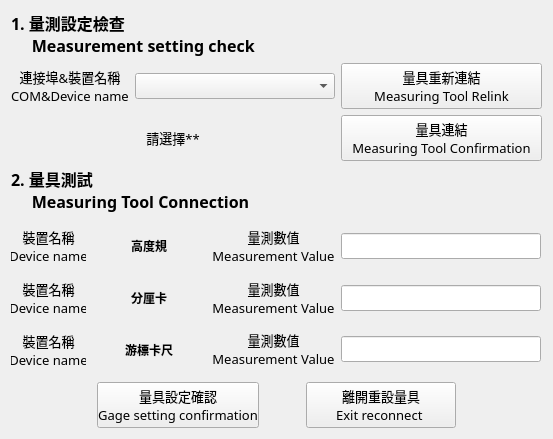
<?xml version="1.0" encoding="UTF-8"?>
<ui version="4.0">
 <class>Form</class>
 <widget class="QWidget" name="Form">
  <property name="geometry">
   <rect>
    <x>0</x>
    <y>0</y>
    <width>553</width>
    <height>439</height>
   </rect>
  </property>
  <property name="windowTitle">
   <string>Form</string>
  </property>
  <layout class="QGridLayout" name="gridLayout_2">
   <item row="0" column="0" colspan="7">
    <layout class="QGridLayout" name="gridLayout">
     <item row="2" column="0" colspan="5">
      <widget class="QLabel" name="label_2">
       <property name="sizePolicy">
        <sizepolicy hsizetype="MinimumExpanding" vsizetype="Fixed">
         <horstretch>0</horstretch>
         <verstretch>0</verstretch>
        </sizepolicy>
       </property>
       <property name="font">
        <font>
         <family>微軟正黑體</family>
         <pointsize>10</pointsize>
         <weight>50</weight>
         <bold>false</bold>
        </font>
       </property>
       <property name="text">
        <string>請選擇**</string>
       </property>
       <property name="alignment">
        <set>Qt::AlignCenter</set>
       </property>
      </widget>
     </item>
     <item row="1" column="5">
      <widget class="QPushButton" name="Button_tool_connect_rest">
       <property name="sizePolicy">
        <sizepolicy hsizetype="Minimum" vsizetype="Maximum">
         <horstretch>0</horstretch>
         <verstretch>0</verstretch>
        </sizepolicy>
       </property>
       <property name="font">
        <font>
         <family>微軟正黑體</family>
         <pointsize>10</pointsize>
         <weight>50</weight>
         <bold>false</bold>
        </font>
       </property>
       <property name="text">
        <string>量具重新連結
Measuring Tool Relink</string>
       </property>
      </widget>
     </item>
     <item row="7" column="5" rowspan="2">
      <widget class="QLineEdit" name="lineEdit_toolvalue_3">
       <property name="sizePolicy">
        <sizepolicy hsizetype="Fixed" vsizetype="Fixed">
         <horstretch>0</horstretch>
         <verstretch>0</verstretch>
        </sizepolicy>
       </property>
       <property name="minimumSize">
        <size>
         <width>200</width>
         <height>0</height>
        </size>
       </property>
       <property name="font">
        <font>
         <family>微軟正黑體</family>
         <pointsize>10</pointsize>
        </font>
       </property>
       <property name="alignment">
        <set>Qt::AlignCenter</set>
       </property>
       <property name="readOnly">
        <bool>true</bool>
       </property>
      </widget>
     </item>
     <item row="6" column="0" colspan="2">
      <widget class="QLabel" name="label_15">
       <property name="sizePolicy">
        <sizepolicy hsizetype="Ignored" vsizetype="Ignored">
         <horstretch>0</horstretch>
         <verstretch>0</verstretch>
        </sizepolicy>
       </property>
       <property name="maximumSize">
        <size>
         <width>150</width>
         <height>16777215</height>
        </size>
       </property>
       <property name="font">
        <font>
         <family>微軟正黑體</family>
         <pointsize>10</pointsize>
         <weight>50</weight>
         <bold>false</bold>
        </font>
       </property>
       <property name="text">
        <string>裝置名稱
Device name</string>
       </property>
       <property name="scaledContents">
        <bool>false</bool>
       </property>
       <property name="alignment">
        <set>Qt::AlignCenter</set>
       </property>
      </widget>
     </item>
     <item row="7" column="2" rowspan="2" colspan="2">
      <widget class="QLabel" name="label_6">
       <property name="sizePolicy">
        <sizepolicy hsizetype="Fixed" vsizetype="Preferred">
         <horstretch>0</horstretch>
         <verstretch>0</verstretch>
        </sizepolicy>
       </property>
       <property name="maximumSize">
        <size>
         <width>150</width>
         <height>16777215</height>
        </size>
       </property>
       <property name="font">
        <font>
         <weight>75</weight>
         <italic>false</italic>
         <bold>true</bold>
         <underline>false</underline>
         <strikeout>false</strikeout>
        </font>
       </property>
       <property name="text">
        <string>游標卡尺</string>
       </property>
       <property name="textFormat">
        <enum>Qt::AutoText</enum>
       </property>
       <property name="alignment">
        <set>Qt::AlignCenter</set>
       </property>
      </widget>
     </item>
     <item row="4" column="0" rowspan="2" colspan="2">
      <widget class="QLabel" name="label_14">
       <property name="sizePolicy">
        <sizepolicy hsizetype="Ignored" vsizetype="Ignored">
         <horstretch>0</horstretch>
         <verstretch>0</verstretch>
        </sizepolicy>
       </property>
       <property name="maximumSize">
        <size>
         <width>150</width>
         <height>16777215</height>
        </size>
       </property>
       <property name="font">
        <font>
         <family>微軟正黑體</family>
         <pointsize>10</pointsize>
         <weight>50</weight>
         <bold>false</bold>
        </font>
       </property>
       <property name="text">
        <string>裝置名稱
Device name</string>
       </property>
       <property name="scaledContents">
        <bool>false</bool>
       </property>
       <property name="alignment">
        <set>Qt::AlignCenter</set>
       </property>
      </widget>
     </item>
     <item row="1" column="0" colspan="3">
      <widget class="QLabel" name="label">
       <property name="sizePolicy">
        <sizepolicy hsizetype="Fixed" vsizetype="Maximum">
         <horstretch>0</horstretch>
         <verstretch>0</verstretch>
        </sizepolicy>
       </property>
       <property name="font">
        <font>
         <family>微軟正黑體</family>
         <pointsize>10</pointsize>
         <weight>50</weight>
         <bold>false</bold>
        </font>
       </property>
       <property name="text">
        <string>連接埠&amp;裝置名稱
COM&amp;Device name</string>
       </property>
       <property name="alignment">
        <set>Qt::AlignCenter</set>
       </property>
      </widget>
     </item>
     <item row="4" column="4" rowspan="2">
      <widget class="QLabel" name="label_17">
       <property name="sizePolicy">
        <sizepolicy hsizetype="Fixed" vsizetype="Maximum">
         <horstretch>0</horstretch>
         <verstretch>0</verstretch>
        </sizepolicy>
       </property>
       <property name="maximumSize">
        <size>
         <width>150</width>
         <height>16777215</height>
        </size>
       </property>
       <property name="font">
        <font>
         <family>微軟正黑體</family>
         <pointsize>10</pointsize>
         <weight>50</weight>
         <bold>false</bold>
        </font>
       </property>
       <property name="text">
        <string>量測數值
Measurement Value</string>
       </property>
       <property name="alignment">
        <set>Qt::AlignCenter</set>
       </property>
      </widget>
     </item>
     <item row="7" column="0" rowspan="2" colspan="2">
      <widget class="QLabel" name="label_16">
       <property name="sizePolicy">
        <sizepolicy hsizetype="Ignored" vsizetype="Ignored">
         <horstretch>0</horstretch>
         <verstretch>0</verstretch>
        </sizepolicy>
       </property>
       <property name="maximumSize">
        <size>
         <width>150</width>
         <height>16777215</height>
        </size>
       </property>
       <property name="font">
        <font>
         <family>微軟正黑體</family>
         <pointsize>10</pointsize>
         <weight>50</weight>
         <bold>false</bold>
        </font>
       </property>
       <property name="text">
        <string>裝置名稱
Device name</string>
       </property>
       <property name="scaledContents">
        <bool>false</bool>
       </property>
       <property name="alignment">
        <set>Qt::AlignCenter</set>
       </property>
      </widget>
     </item>
     <item row="4" column="2" rowspan="2" colspan="2">
      <widget class="QLabel" name="label_3">
       <property name="sizePolicy">
        <sizepolicy hsizetype="Fixed" vsizetype="Preferred">
         <horstretch>0</horstretch>
         <verstretch>0</verstretch>
        </sizepolicy>
       </property>
       <property name="maximumSize">
        <size>
         <width>150</width>
         <height>16777215</height>
        </size>
       </property>
       <property name="font">
        <font>
         <weight>75</weight>
         <italic>false</italic>
         <bold>true</bold>
         <underline>false</underline>
         <strikeout>false</strikeout>
        </font>
       </property>
       <property name="text">
        <string>高度規</string>
       </property>
       <property name="textFormat">
        <enum>Qt::AutoText</enum>
       </property>
       <property name="alignment">
        <set>Qt::AlignCenter</set>
       </property>
      </widget>
     </item>
     <item row="6" column="4">
      <widget class="QLabel" name="label_18">
       <property name="sizePolicy">
        <sizepolicy hsizetype="Fixed" vsizetype="Maximum">
         <horstretch>0</horstretch>
         <verstretch>0</verstretch>
        </sizepolicy>
       </property>
       <property name="maximumSize">
        <size>
         <width>150</width>
         <height>16777215</height>
        </size>
       </property>
       <property name="font">
        <font>
         <family>微軟正黑體</family>
         <pointsize>10</pointsize>
         <weight>50</weight>
         <bold>false</bold>
        </font>
       </property>
       <property name="text">
        <string>量測數值
Measurement Value</string>
       </property>
       <property name="alignment">
        <set>Qt::AlignCenter</set>
       </property>
      </widget>
     </item>
     <item row="7" column="4" rowspan="2">
      <widget class="QLabel" name="label_19">
       <property name="sizePolicy">
        <sizepolicy hsizetype="Fixed" vsizetype="Maximum">
         <horstretch>0</horstretch>
         <verstretch>0</verstretch>
        </sizepolicy>
       </property>
       <property name="maximumSize">
        <size>
         <width>150</width>
         <height>16777215</height>
        </size>
       </property>
       <property name="font">
        <font>
         <family>微軟正黑體</family>
         <pointsize>10</pointsize>
         <weight>50</weight>
         <bold>false</bold>
        </font>
       </property>
       <property name="text">
        <string>量測數值
Measurement Value</string>
       </property>
       <property name="alignment">
        <set>Qt::AlignCenter</set>
       </property>
      </widget>
     </item>
     <item row="1" column="3" colspan="2">
      <widget class="QComboBox" name="comboBox_comname">
       <property name="enabled">
        <bool>true</bool>
       </property>
       <property name="sizePolicy">
        <sizepolicy hsizetype="Fixed" vsizetype="Fixed">
         <horstretch>0</horstretch>
         <verstretch>0</verstretch>
        </sizepolicy>
       </property>
       <property name="minimumSize">
        <size>
         <width>200</width>
         <height>0</height>
        </size>
       </property>
       <property name="font">
        <font>
         <family>微軟正黑體</family>
         <pointsize>10</pointsize>
         <weight>75</weight>
         <bold>true</bold>
        </font>
       </property>
      </widget>
     </item>
     <item row="6" column="5">
      <widget class="QLineEdit" name="lineEdit_toolvalue_2">
       <property name="sizePolicy">
        <sizepolicy hsizetype="Fixed" vsizetype="Fixed">
         <horstretch>0</horstretch>
         <verstretch>0</verstretch>
        </sizepolicy>
       </property>
       <property name="minimumSize">
        <size>
         <width>200</width>
         <height>0</height>
        </size>
       </property>
       <property name="font">
        <font>
         <family>微軟正黑體</family>
         <pointsize>10</pointsize>
        </font>
       </property>
       <property name="alignment">
        <set>Qt::AlignCenter</set>
       </property>
       <property name="readOnly">
        <bool>true</bool>
       </property>
      </widget>
     </item>
     <item row="6" column="2" colspan="2">
      <widget class="QLabel" name="label_4">
       <property name="sizePolicy">
        <sizepolicy hsizetype="Fixed" vsizetype="Preferred">
         <horstretch>0</horstretch>
         <verstretch>0</verstretch>
        </sizepolicy>
       </property>
       <property name="maximumSize">
        <size>
         <width>150</width>
         <height>16777215</height>
        </size>
       </property>
       <property name="font">
        <font>
         <weight>75</weight>
         <italic>false</italic>
         <bold>true</bold>
         <underline>false</underline>
         <strikeout>false</strikeout>
        </font>
       </property>
       <property name="text">
        <string>分厘卡</string>
       </property>
       <property name="textFormat">
        <enum>Qt::AutoText</enum>
       </property>
       <property name="alignment">
        <set>Qt::AlignCenter</set>
       </property>
      </widget>
     </item>
     <item row="2" column="5">
      <widget class="QPushButton" name="Button_tool_connect">
       <property name="sizePolicy">
        <sizepolicy hsizetype="MinimumExpanding" vsizetype="Maximum">
         <horstretch>0</horstretch>
         <verstretch>0</verstretch>
        </sizepolicy>
       </property>
       <property name="font">
        <font>
         <family>微軟正黑體</family>
         <pointsize>10</pointsize>
         <weight>50</weight>
         <bold>false</bold>
        </font>
       </property>
       <property name="text">
        <string>量具連結
Measuring Tool Confirmation</string>
       </property>
      </widget>
     </item>
     <item row="0" column="0" colspan="6">
      <widget class="QLabel" name="label_5">
       <property name="sizePolicy">
        <sizepolicy hsizetype="Preferred" vsizetype="Maximum">
         <horstretch>0</horstretch>
         <verstretch>0</verstretch>
        </sizepolicy>
       </property>
       <property name="font">
        <font>
         <family>微軟正黑體</family>
         <pointsize>12</pointsize>
         <weight>75</weight>
         <bold>true</bold>
        </font>
       </property>
       <property name="text">
        <string>1. 量測設定檢查
     Measurement setting check</string>
       </property>
      </widget>
     </item>
     <item row="3" column="0" colspan="6">
      <widget class="QLabel" name="label_10">
       <property name="sizePolicy">
        <sizepolicy hsizetype="Preferred" vsizetype="Maximum">
         <horstretch>0</horstretch>
         <verstretch>0</verstretch>
        </sizepolicy>
       </property>
       <property name="font">
        <font>
         <family>微軟正黑體</family>
         <pointsize>12</pointsize>
         <weight>75</weight>
         <bold>true</bold>
        </font>
       </property>
       <property name="text">
        <string>2. 量具測試
     Measuring Tool Connection</string>
       </property>
      </widget>
     </item>
     <item row="4" column="5" rowspan="2">
      <widget class="QLineEdit" name="lineEdit_toolvalue">
       <property name="sizePolicy">
        <sizepolicy hsizetype="Fixed" vsizetype="Fixed">
         <horstretch>0</horstretch>
         <verstretch>0</verstretch>
        </sizepolicy>
       </property>
       <property name="minimumSize">
        <size>
         <width>200</width>
         <height>0</height>
        </size>
       </property>
       <property name="font">
        <font>
         <family>微軟正黑體</family>
         <pointsize>10</pointsize>
        </font>
       </property>
       <property name="layoutDirection">
        <enum>Qt::LeftToRight</enum>
       </property>
       <property name="alignment">
        <set>Qt::AlignCenter</set>
       </property>
       <property name="dragEnabled">
        <bool>false</bool>
       </property>
       <property name="readOnly">
        <bool>true</bool>
       </property>
       <property name="cursorMoveStyle">
        <enum>Qt::LogicalMoveStyle</enum>
       </property>
      </widget>
     </item>
    </layout>
   </item>
   <item row="1" column="1">
    <spacer name="horizontalSpacer">
     <property name="orientation">
      <enum>Qt::Horizontal</enum>
     </property>
     <property name="sizeHint" stdset="0">
      <size>
       <width>80</width>
       <height>20</height>
      </size>
     </property>
    </spacer>
   </item>
   <item row="1" column="5">
    <spacer name="horizontalSpacer_2">
     <property name="orientation">
      <enum>Qt::Horizontal</enum>
     </property>
     <property name="sizeHint" stdset="0">
      <size>
       <width>80</width>
       <height>20</height>
      </size>
     </property>
    </spacer>
   </item>
   <item row="1" column="4">
    <widget class="QPushButton" name="pushButton_9">
     <property name="sizePolicy">
      <sizepolicy hsizetype="Maximum" vsizetype="Maximum">
       <horstretch>0</horstretch>
       <verstretch>0</verstretch>
      </sizepolicy>
     </property>
     <property name="minimumSize">
      <size>
       <width>150</width>
       <height>0</height>
      </size>
     </property>
     <property name="font">
      <font>
       <family>微軟正黑體</family>
       <pointsize>10</pointsize>
       <weight>50</weight>
       <bold>false</bold>
      </font>
     </property>
     <property name="text">
      <string>離開重設量具
Exit reconnect </string>
     </property>
    </widget>
   </item>
   <item row="1" column="2">
    <widget class="QPushButton" name="pushButton_10">
     <property name="sizePolicy">
      <sizepolicy hsizetype="Maximum" vsizetype="Maximum">
       <horstretch>0</horstretch>
       <verstretch>0</verstretch>
      </sizepolicy>
     </property>
     <property name="minimumSize">
      <size>
       <width>150</width>
       <height>0</height>
      </size>
     </property>
     <property name="font">
      <font>
       <family>微軟正黑體</family>
       <pointsize>10</pointsize>
       <weight>50</weight>
       <bold>false</bold>
      </font>
     </property>
     <property name="text">
      <string>量具設定確認
Gage setting confirmation</string>
     </property>
    </widget>
   </item>
   <item row="1" column="3">
    <spacer name="horizontalSpacer_3">
     <property name="orientation">
      <enum>Qt::Horizontal</enum>
     </property>
     <property name="sizeHint" stdset="0">
      <size>
       <width>40</width>
       <height>20</height>
      </size>
     </property>
    </spacer>
   </item>
  </layout>
 </widget>
 <resources/>
 <connections/>
</ui>
